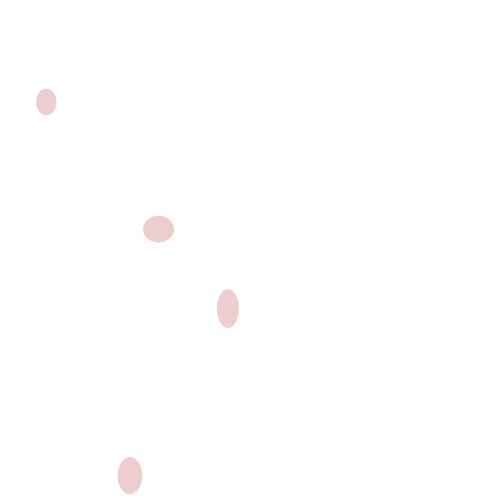
Frame 1 (no input)
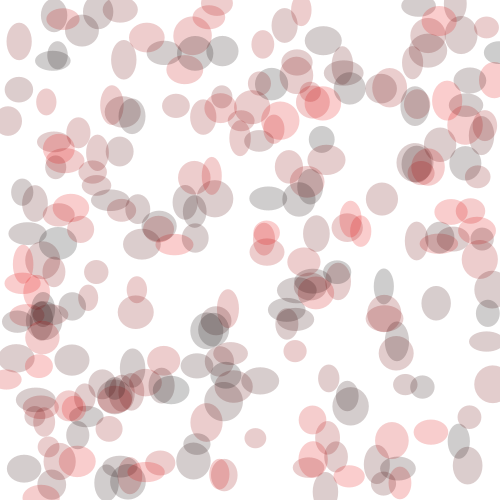
Frame 60 (the mouse pressed at the canvas centre just before this capture)
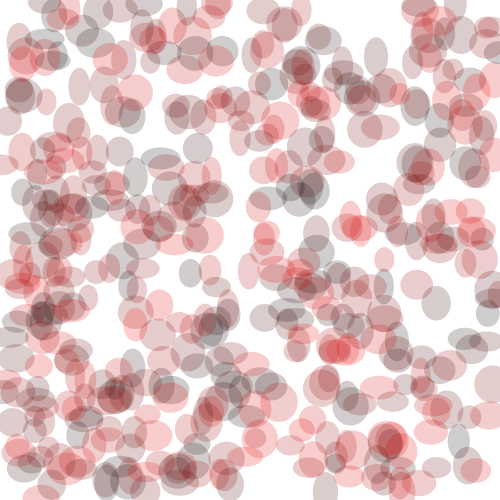
Frame 120 (the mouse held since frame 60 and released just before this capture)

The Processing sketch that drew these frames (run headless with seeded random() and noise(); from frame 60 on, the mouse is pressed at the canvas centre):

// Processing sketch: processing_126133
// ── processing_126133.pde

int cnt = 0;

void setup() {  //setup function called initially, only once
  size(500, 500);
  background(255,255,255);  //set background white
}

void draw() {  //draw function loops 
  noStroke();
  fill(random(255),0,0,50);
  
  if(mousePressed == true && (mouseButton == LEFT)) { //add some interaction
  for(int i = 0; i < 40; i = i+1){
    ellipse(mouseX+random(55), mouseY+random(55), 20+random(20), 20);
  }
  }
  for(int i = 0; i < 4; i = i+1)
  {
  ellipse(random(0,500), random(0,500), 20+random(20), 20+random(20));
  }
}
